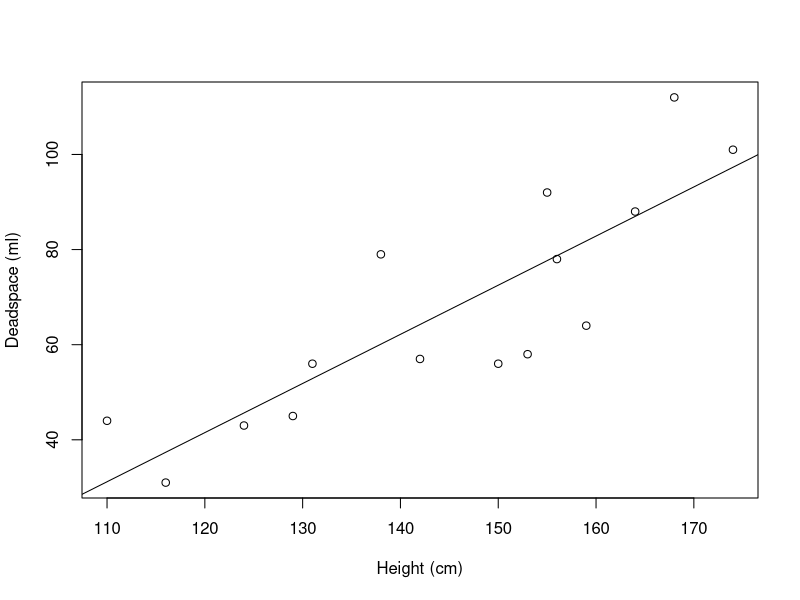
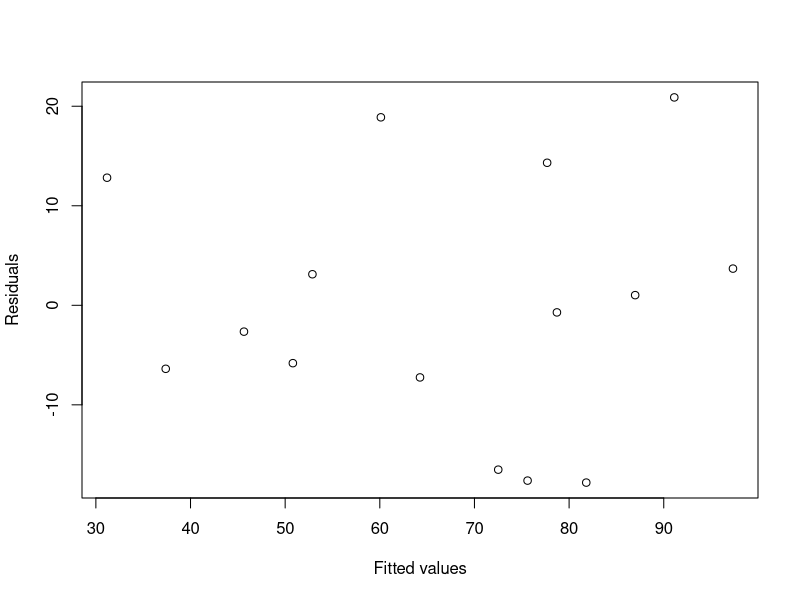
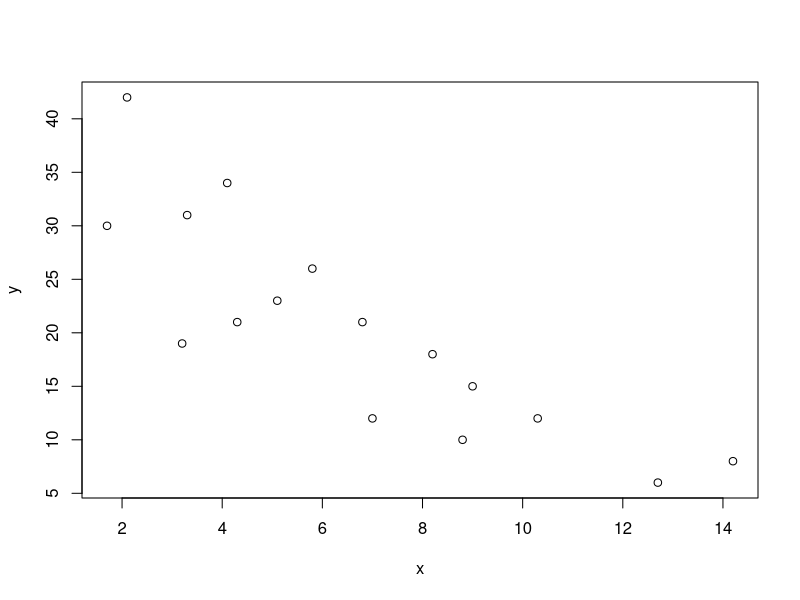

The R script that drew these images, in order:
## ---- chunk 1
knitr::opts_chunk$set(echo = TRUE)
# Regression for Chapter 11
Height<-c(110,116,124,129,131,138, 142,150,153,155,156,159,164,168,174)
Dead<-c(44,31,43,45,56,79,57,56,58,92,78,64,88,112,101)
#scatter plot Fig 11.1
plot(Height, Dead, ylab="Deadspace (ml)", xlab="Height (cm)")
cor(Height, Dead)
cor( Height, Dead, method="spearman")
cor.test(Height, Dead)
cor.test(Height, Dead, method="spearman", exact=NULL)
mod<-lm(Dead~Height)
summary(mod)
confint(mod)
#Scatter plot fig 11.2
abline(mod)
summary(mod)
# plotting residuals against fitted values
plot(mod$fitted,mod$resid, ylab="Residuals", xlab="Fitted values")
# centering the x and y variables
dm<-Dead-mean(Dead)
hm<-Height-mean(Height)
mod1<-lm(dm~hm)
summary(mod1)
## ---- chunk 2
# Using regression to do the t-test on the data in Table 9.1
# Need to arrange all data in columns, and gp =1 for y's and 0 for x's 

# x are the data for treatment A
x<-c(44,51,52,55,60,62,66,68,69,71,71,76,82,91,108)

#y are the data for treatment B
y<-c(52,64,68,74,79,83,84,88,95,97,101,116)


ycom<-c(x,y)
gp<-rep(c(0,1),c(15,12))
mod<-lm(ycom~gp)
summary(mod)
confint(mod)

## ---- chunk 3
y<- c(21,12, 30, 8, 10, 26, 42, 31, 21, 15, 19, 6, 18, 12, 23, 34)
x<- c(6.8, 10.3, 1.7, 14.2, 8.8, 5.8, 2.1, 3.3, 4.3, 9.0, 3.2, 12.7, 8.2, 7.0, 5.1, 4.1)
plot(x,y)
cor(y,x)
cor(y,x, method="spearman")
mod<-lm(y~x)
summary(mod)
confint(mod)
#change point 12- save old values
x1<-x[12]
y1<-y[12]
x[12]<-22.7
y[12]<-6
cor(y,x)
cor(y,x, method="spearman")
mod<-lm(y~x)
summary(mod)
#change point 6, restore point 12
x[12]<-x1
y[12]<-y1
x[6]<-10
y[6]<-5.8
cor(y,x)
cor(y,x, method="spearman")
mod<-lm(y~x)
summary(mod)


